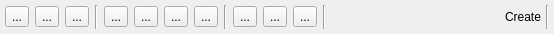
<?xml version="1.0" encoding="UTF-8"?>
<ui version="4.0">
 <class>AssetEditorToolbar</class>
 <widget class="QWidget" name="AssetEditorToolbar">
  <property name="geometry">
   <rect>
    <x>0</x>
    <y>0</y>
    <width>554</width>
    <height>34</height>
   </rect>
  </property>
  <property name="windowTitle">
   <string>Form</string>
  </property>
  <layout class="QHBoxLayout" name="horizontalLayout">
   <property name="leftMargin">
    <number>5</number>
   </property>
   <property name="topMargin">
    <number>5</number>
   </property>
   <property name="rightMargin">
    <number>5</number>
   </property>
   <property name="bottomMargin">
    <number>5</number>
   </property>
   <item>
    <widget class="QToolButton" name="addComment">
     <property name="toolTip">
      <string>Adds a comment to the active graph [Ctrl+Alt+M]</string>
     </property>
     <property name="text">
      <string>...</string>
     </property>
     <property name="icon">
      <iconset resource="../Resources/GraphCanvasEditorResources.qrc">
       <normaloff>:/GraphCanvasEditorResources/comment.svg</normaloff>:/GraphCanvasEditorResources/comment.svg</iconset>
     </property>
     <property name="shortcut">
      <string>Ctrl+Alt+M</string>
     </property>
    </widget>
   </item>
   <item>
    <widget class="QToolButton" name="groupNodes">
     <property name="toolTip">
      <string>Groups the current selection in the active graph [Ctrl+Shift+G]</string>
     </property>
     <property name="text">
      <string>...</string>
     </property>
     <property name="icon">
      <iconset resource="../Resources/GraphCanvasEditorResources.qrc">
       <normaloff>:/GraphCanvasEditorResources/group.svg</normaloff>:/GraphCanvasEditorResources/group.svg</iconset>
     </property>
     <property name="shortcut">
      <string>Ctrl+Shift+G</string>
     </property>
    </widget>
   </item>
   <item>
    <widget class="QToolButton" name="ungroupNodes">
     <property name="toolTip">
      <string>&lt;html&gt;&lt;head/&gt;&lt;body&gt;&lt;p&gt;Ungroups the selected element in the active graph [Ctrl+Shift+H]&lt;/p&gt;&lt;/body&gt;&lt;/html&gt;</string>
     </property>
     <property name="text">
      <string>...</string>
     </property>
     <property name="icon">
      <iconset resource="../Resources/GraphCanvasEditorResources.qrc">
       <normaloff>:/GraphCanvasEditorResources/ungroup.svg</normaloff>:/GraphCanvasEditorResources/ungroup.svg</iconset>
     </property>
     <property name="shortcut">
      <string>Ctrl+Shift+H</string>
     </property>
    </widget>
   </item>
   <item>
    <widget class="Line" name="line">
     <property name="orientation">
      <enum>Qt::Vertical</enum>
     </property>
    </widget>
   </item>
   <item>
    <widget class="QToolButton" name="topAlign">
     <property name="toolTip">
      <string>Top aligns the selected nodes [Shift + Up]</string>
     </property>
     <property name="text">
      <string>...</string>
     </property>
     <property name="icon">
      <iconset>
       <normalon>:/GraphCanvasEditorResources/top_align_icon.svg</normalon>
      </iconset>
     </property>
     <property name="shortcut">
      <string>Shift+Up</string>
     </property>
    </widget>
   </item>
   <item>
    <widget class="QToolButton" name="bottomAlign">
     <property name="toolTip">
      <string>Bottom aligns the selected nodes [Shift+Down]</string>
     </property>
     <property name="text">
      <string>...</string>
     </property>
     <property name="icon">
      <iconset>
       <normalon>:/GraphCanvasEditorResources/bottom_align_icon.svg</normalon>
      </iconset>
     </property>
     <property name="shortcut">
      <string>Shift+Down</string>
     </property>
    </widget>
   </item>
   <item>
    <widget class="QToolButton" name="leftAlign">
     <property name="toolTip">
      <string>Left aligns the selected nodes [Shift+Left]</string>
     </property>
     <property name="text">
      <string>...</string>
     </property>
     <property name="icon">
      <iconset>
       <normalon>:/GraphCanvasEditorResources/left_align_icon.svg</normalon>
      </iconset>
     </property>
     <property name="shortcut">
      <string>Shift+Left</string>
     </property>
    </widget>
   </item>
   <item>
    <widget class="QToolButton" name="rightAlign">
     <property name="toolTip">
      <string>Right aligns the selected nodes [Shift+Right]</string>
     </property>
     <property name="text">
      <string>...</string>
     </property>
     <property name="icon">
      <iconset>
       <normalon>:/GraphCanvasEditorResources/right_align_icon.svg</normalon>
      </iconset>
     </property>
     <property name="shortcut">
      <string>Shift+Right</string>
     </property>
    </widget>
   </item>
   <item>
    <widget class="Line" name="organizationLine">
     <property name="orientation">
      <enum>Qt::Vertical</enum>
     </property>
    </widget>
   </item>
   <item>
    <widget class="QToolButton" name="organizeTopLeft">
     <property name="enabled">
      <bool>true</bool>
     </property>
     <property name="text">
      <string>...</string>
     </property>
     <property name="icon">
      <iconset>
       <normalon>:/GraphCanvasEditorResources/top_left.png</normalon>
      </iconset>
     </property>
    </widget>
   </item>
   <item>
    <widget class="QToolButton" name="organizeCentered">
     <property name="enabled">
      <bool>true</bool>
     </property>
     <property name="text">
      <string>...</string>
     </property>
     <property name="icon">
      <iconset>
       <normalon>:/GraphCanvasEditorResources/center_icon.png</normalon>
      </iconset>
     </property>
    </widget>
   </item>
   <item>
    <widget class="QToolButton" name="organizeBottomRight">
     <property name="enabled">
      <bool>true</bool>
     </property>
     <property name="text">
      <string>...</string>
     </property>
     <property name="icon">
      <iconset>
       <normalon>:/GraphCanvasEditorResources/bottom_right.png</normalon>
      </iconset>
     </property>
    </widget>
   </item>
   <item>
    <widget class="QFrame" name="customizationPanel">
     <property name="sizePolicy">
      <sizepolicy hsizetype="Minimum" vsizetype="Preferred">
       <horstretch>0</horstretch>
       <verstretch>0</verstretch>
      </sizepolicy>
     </property>
     <property name="minimumSize">
      <size>
       <width>0</width>
       <height>0</height>
      </size>
     </property>
     <property name="frameShape">
      <enum>QFrame::NoFrame</enum>
     </property>
     <property name="frameShadow">
      <enum>QFrame::Raised</enum>
     </property>
     <layout class="QHBoxLayout" name="horizontalLayout_2">
      <property name="spacing">
       <number>5</number>
      </property>
      <property name="leftMargin">
       <number>0</number>
      </property>
      <property name="topMargin">
       <number>0</number>
      </property>
      <property name="rightMargin">
       <number>0</number>
      </property>
      <property name="bottomMargin">
       <number>0</number>
      </property>
      <item>
       <widget class="Line" name="customizationLine">
        <property name="orientation">
         <enum>Qt::Vertical</enum>
        </property>
       </widget>
      </item>
     </layout>
    </widget>
   </item>
   <item>
    <spacer name="horizontalSpacer_3">
     <property name="orientation">
      <enum>Qt::Horizontal</enum>
     </property>
     <property name="sizeHint" stdset="0">
      <size>
       <width>40</width>
       <height>20</height>
      </size>
     </property>
    </spacer>
   </item>
   <item>
    <widget class="QFrame" name="creationPanel">
     <property name="frameShape">
      <enum>QFrame::NoFrame</enum>
     </property>
     <property name="frameShadow">
      <enum>QFrame::Raised</enum>
     </property>
     <layout class="QHBoxLayout" name="horizontalLayout_3">
      <property name="spacing">
       <number>5</number>
      </property>
      <property name="leftMargin">
       <number>0</number>
      </property>
      <property name="topMargin">
       <number>0</number>
      </property>
      <property name="rightMargin">
       <number>0</number>
      </property>
      <property name="bottomMargin">
       <number>0</number>
      </property>
      <item>
       <widget class="QLabel" name="label">
        <property name="text">
         <string>Create</string>
        </property>
       </widget>
      </item>
      <item>
       <widget class="Line" name="line_2">
        <property name="orientation">
         <enum>Qt::Vertical</enum>
        </property>
       </widget>
      </item>
     </layout>
    </widget>
   </item>
  </layout>
 </widget>
 <resources>
  <include location="../Resources/GraphCanvasEditorResources.qrc"/>
 </resources>
 <connections/>
</ui>
